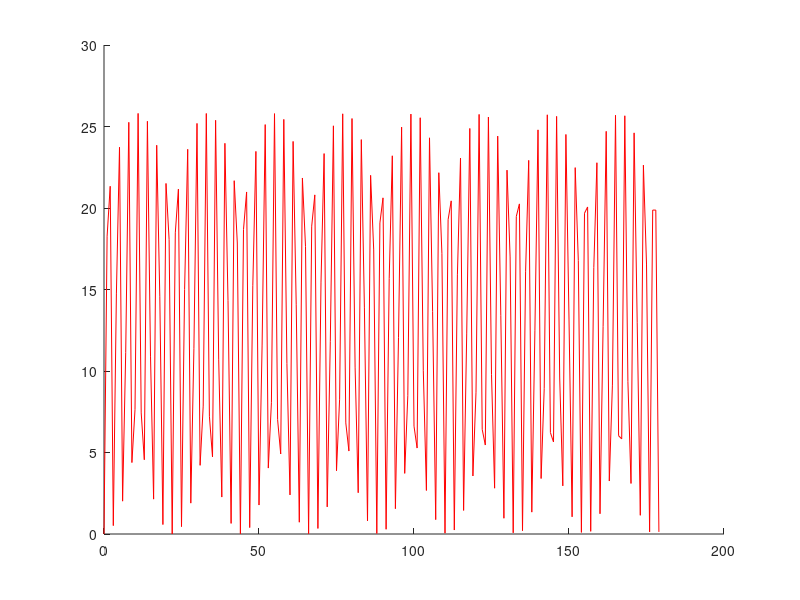

This chart was generated by the following MATLAB code: (Note: this script raises an error after producing the figure.)
% This is the second part of the simulation, where the focus is on the simulated perfumance of the cube-sat. 
% Based on "Passive Magnetic Attitude Control for CubeSat Spacecraft"


close ALL
clear 
% the values shown here are based on the magentic material 
%material chosen: HyMu-80
OD = 0.1;% cm, diameter of rod
LG = 15;% cm, length of rod.
Mat_Hc = 0.96;% A/m
Mat_Br = 0.35;% Tesla
Mat_Bs = 0.74;% Tesla, 
App_Hc = 12;% A/m
App_Br = 0.004;% Tesla
App_Bs = 0.025;% Tesla, 


% mass moment of inertia, for the satellite 
Ixx = 3.6*(10^-3); %unit is kg*m^2  // This is an assumption, can be changed if there is a 3D cad model from the whole satellite.  
Iyy = 1.7*(10^-2); %same unit as Ixx. 
Izz = Iyy; % Izz treated the same as Iyy as the design of the cube sat. showed it. 

% intial angular velocities
wx0 = 10;
wy0 = 5;
wz0 = 5;
% intial position of satellite. 
thetax0 = 0;
thetay0 = 0;
thetaz0 = 0;

% Finding the external torque for the main bar magnet. 
Heq =  18.3; %Unit: A/m, this the magnetic field strength at 600km. (from paper, can change depending on the altitude)

u = 0:1:179;
i = 55 * (3.14/180); %this is rads, 

% these equations are the magnetic field strength, in ECEF direction vector (earth-centered, earth-fixed). 
H1 = 3*Heq*sin(i)*cos(i)*(sin(u).^2);
H2 = -3*Heq.*sin(i).*sin(u).*cos(u);
H3 = Heq*(1-3*(sin(i).^2) * (sin(u)).^2); 

plot(u,H1,'r',u,H2,'B',u,H3,'G')
xlabel('Argument of Latitude, u') % label the x-axis
ylabel('magnetic strengh in ECEF directions, H "A/m" ') % label the y-axis
saveas(gcf,'Magnetic_strength VS latitude.png') % this will export the plot as a png file.

% for the simulation of the hysteresis rods, 
p = (1/Mat_Hc)*tan( (Mat_Br*22/7)/(2*Mat_Bs));

H1 = -30; 
H2 = 30;
dH = 0.1;
H = H1:dH:H2; % for plotting purposes.  
Bhyst_1 = (14/22)*Mat_Bs*atan(p*(H + Mat_Hc) );
Bhyst_2 = (14/22)*Mat_Bs*atan(p*(H - Mat_Hc) );

Bhyst = [H; Bhyst_1; Bhyst_2]; % the equation has a +/- symbol. this is a way to write the equations in matlab. 
csvwrite('Hysteresis_response_sim.csv',Bhyst)

plot(H,Bhyst_1,'r',H,Bhyst_2,'b')
xlabel('magnetic field strength, H [A/m]') % label the x-axis
ylabel('Rod magnetic flux density Bhyst [Am2]') % label the y-axis

saveas(gcf,'Hysteresis simulation.png') % this will export the plot as a png file.
% body fixed angular acceleration. Advisable to use ODE45, ODE23 can be used 
a_x = (1/Ixx)*[Lx - (Izz-Iyy)*wy*wz];
a_b = (1/Iyy)*[Ly - (Ixx-Izz)*wz*wx];
a_c = (1/Izz)*[Lz - (Iyy-Izz)*wx*wz];
